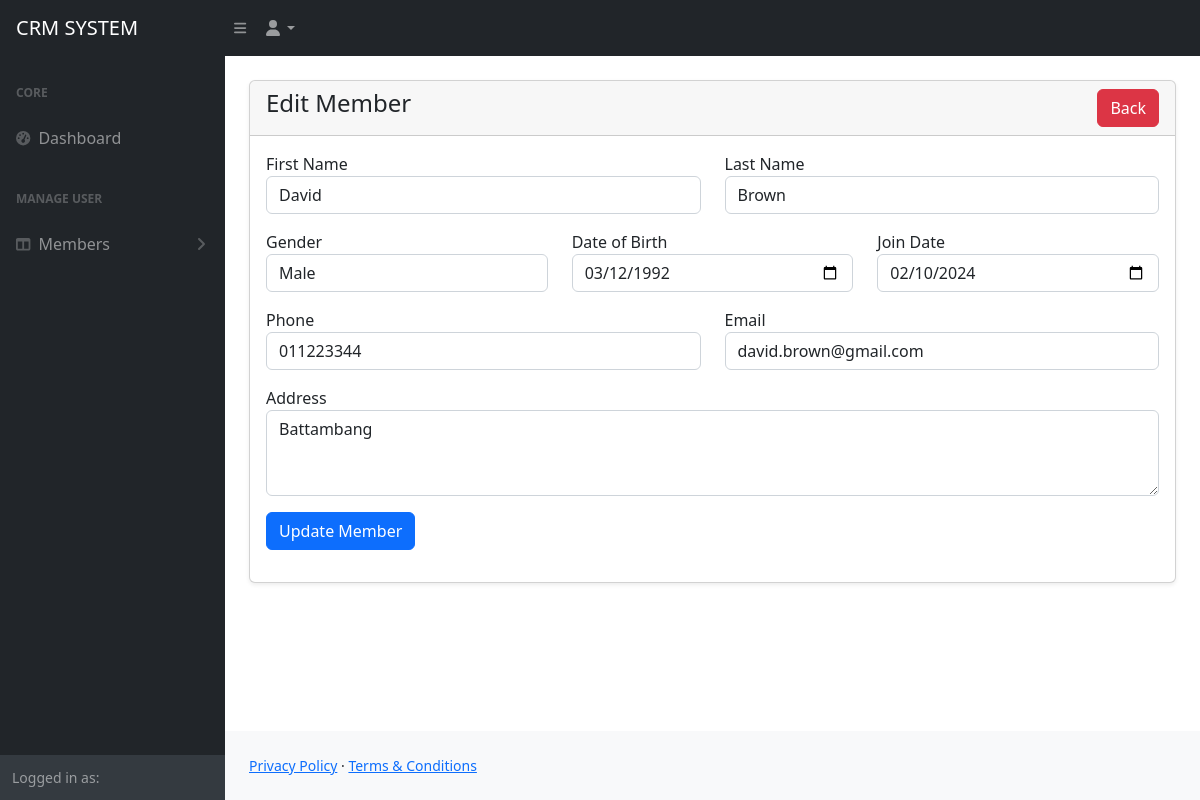
The app's page /admin/edit-member.php?id=3 with its own data.
### tables this page shows
CREATE TABLE members (
    id INT NOT NULL AUTO_INCREMENT,
    first_name VARCHAR(100) NOT NULL,
    last_name VARCHAR(100) NOT NULL,
    gender ENUM('Male', 'Female') NOT NULL,
    dob DATE NOT NULL,
    join_date DATE NOT NULL,
    phone VARCHAR(20) NOT NULL,
    email VARCHAR(150) NOT NULL,
    address TEXT,
    status TINYINT(1) NOT NULL DEFAULT 1 COMMENT '0=Deleted, 1=Active, 2=Edited',
    created_at TIMESTAMP DEFAULT CURRENT_TIMESTAMP,
    PRIMARY KEY (id)
);

### admin/edit-member.php (the view, shortened to what this page needs)
<?php
include('includes/header.php');
include_once "../conn.php";
$id = intval($_GET['id']);
$query = mysqli_query($conn, "SELECT * FROM members WHERE id = $id AND status = 1");
$row = mysqli_fetch_assoc($query);
?>
<div class="container-fluid px-4">
    <div class="card mt-4 shadow-sm">
        <div class="card-header">
            <h4 class="mb-0">Edit Member
                <a href="./list-members.php" class="btn btn-danger float-end">Back</a>
            </h4>
        </div>
        <div class="card-body">
            <form method="POST">
                <div class="row">
                    <div class="col-md-6 mb-3">
                        <label for="">First Name</label>
                        <input type="text" name="first_name" class="form-control" value="<?= htmlspecialchars($row['first_name']); ?>" required>
                    </div>
                    <div class="col-md-6 mb-3">
                        <label for="">Last Name</label>
                        <input type="text" name="last_name" class="form-control" value="<?= htmlspecialchars($row['last_name']); ?>" required>
                    </div>
                    <div class="col-md-4 mb-3">
                        <label for="">Gender</label>
                        <select name="gender" class="form-control" required>
                            <option value="Male" <?= $row['gender'] == 'Male' ? 'selected' : ''; ?>>Male</option>
                        </select>
                    </div>
                    <div class="col-md-4 mb-3">
                        <label for="">Date of Birth</label>
                        <input type="date" name="dob" class="form-control" value="<?= $row['dob']; ?>" required>
                    </div>
                    <div class="col-md-4 mb-3">
                        <label for="">Join Date</label>
                        <input type="date" name="join_date" class="form-control" value="<?= $row['join_date']; ?>" required>
                    </div>
                    <div class="col-md-6 mb-3">
                        <label for="">Phone</label>
                        <input type="text" name="phone" class="form-control" value="<?= $row['phone']; ?>" required>
                    </div>
                    <div class="col-md-6 mb-3">
                        <label for="">Email</label>
                        <input type="email" name="email" class="form-control" value="<?= $row['email']; ?>" required>
                    </div>
                    <div class="col-md-12 mb-3">
                        <label for="">Address</label>
                        <textarea name="address" class="form-control" rows="3"><?= $row['address']; ?></textarea>
                    </div>
                    <div class="col-md-12 mb-3">
                        <button type="submit" name="update" class="btn btn-primary">Update Member</button>
                    </div>
                </div>
            </form>
        </div>
    </div>
</div>
<?php include('includes/footer.php'); ?>

### records on screen
members: first_name "David", last_name "Brown", gender "Male", dob "03/12/1992", join_date "02/10/2024", phone "011223344", email "david.brown@gmail.com", address "Battambang"
